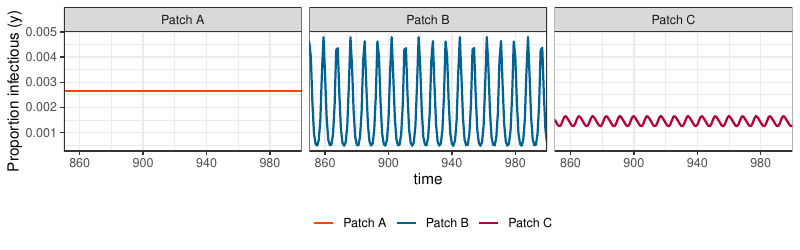

Write R code to recreate this figure.
library(magrittr)
library(tidyverse)
library(JuliaCall)

julia_setup()
julia_source("../../code/multipop_MANTIS.jl")

my_cols <- c("#f74700", "#016394", "#b6003b", "#005342")

## structural parameters
set.seed(0)
struct <- c(2,2,2)
strains <- expand.grid(lapply(struct, seq, from=1, by=1) %>%
                         setNames(str_c("locus", 1:length(.))))
n_patches <- 3
# initial_conditions <- rep(0.00001, prod(struct) * n_patches)
initial_conditions <- runif(prod(struct) * n_patches) %>%
  matrix(n_patches, prod(struct)) %>%
  apply(1, . %>% {. / (5 * sum(.))}) %>%
  t()
## dynamical parameters
gamma <- 0.66                            # partial cross-protective immunity (cpi)
sigma <- 16                              # recovery rate
movement_rate <- 0.025
mu <- 0.125
chi <- matrix(c(-movement_rate, 0, 0,
                0, -movement_rate, 0,
                movement_rate, movement_rate, 0), 3, 3)
beta <- c(5, 3, 5) * (sigma + mu - diag(chi))     # Infection rate


## integration parameters
maxtime <- 1000
tsteps <- round(0.85 * maxtime):maxtime

## run the simulation
timeseries <- julia_call("runMANTIS", strainstructure=struct, tstep=tsteps, tmax=maxtime,
                         beta=beta, gamma=gamma, sigma=sigma, mu=mu, chi=chi,
                         initvals=initial_conditions)$timeseries %>%
  set_colnames(c(expand.grid(str_c("Patch_", 1:n_patches),
                             str_c("Strain_", apply(strains, 1, str_c, collapse="")),
                             c("y", "z", "w")) %>% apply(1, str_c, collapse="."),
                 "time")) %>%
  gather("details", "prevalence", -time) %>%
  separate(details, c("patch", "strain", "equation"), "\\.") %>%
  mutate(variable = factor(equation, levels=c("y", "z", "w"),
                           labels=c("currently infectious (y)",
                                    "specific immunity (z)",
                                    "cross-reactive immunity (w)")),
         patch = factor(patch, levels=c("Patch_1", "Patch_2", "Patch_3"),
                             labels=c("Patch A", "Patch B", "Patch C"))) %>%
  as_tibble()

ggplot(timeseries %>% filter(strain == "Strain_122", equation=="y")) +
  aes(colour=patch, y=prevalence, x=time) +
  geom_line(size=0.75) +
  facet_wrap(~patch) +
  scale_x_continuous(expand=c(0,0), breaks=c(860, 900, 940, 980)) +
  scale_colour_manual(values=my_cols) +
  ylab("Proportion infectious (y)") +
  theme_bw() +
  theme(legend.position="bottom",
        legend.background=element_blank(),
        legend.title=element_blank())
ggsave("dynamics-hierarchy.pdf", width=8, height=2.5)
